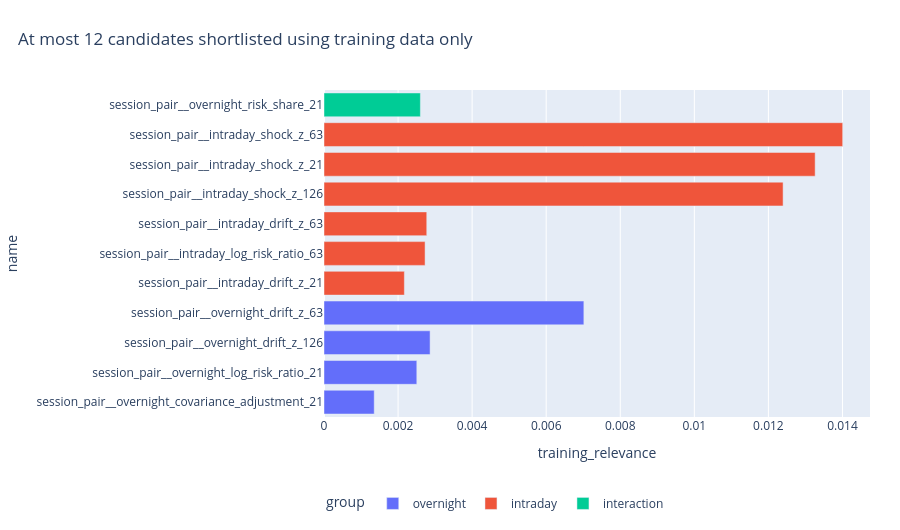

The notebook cell this image was saved under:
### Markdown cell above
## 3. Shortlist for later ablations

### Code cell
figures[2][1].show(renderer='plotly_mimetype')

### Figure 1 — Plotly figure (JSON) as saved in the notebook; plotly's stock layout.template omitted (floating-point values rounded to 4 significant figures)
{"data": [{"hovertemplate": "group=overnight<br>training_relevance=%{x}<br>name=%{y}<extra></extra>", "legendgroup": "overnight", "marker": {"color": "#636efa", "pattern": {"shape": ""}}, "name": "overnight", "orientation": "h", "showlegend": true, "textposition": "auto", "type": "bar", "x": [0.001356, 0.002506, 0.002865, 0.007017], "xaxis": "x", "y": ["session_pair__overnight_covariance_adjustment_21", "session_pair__overnight_log_risk_ratio_21", "session_pair__overnight_drift_z_126", "session_pair__overnight_drift_z_63"], "yaxis": "y"}, {"hovertemplate": "group=intraday<br>training_relevance=%{x}<br>name=%{y}<extra></extra>", "legendgroup": "intraday", "marker": {"color": "#EF553B", "pattern": {"shape": ""}}, "name": "intraday", "orientation": "h", "showlegend": true, "textposition": "auto", "type": "bar", "x": [0.00217, 0.002729, 0.002775, 0.0124, 0.01326, 0.01401], "xaxis": "x", "y": ["session_pair__intraday_drift_z_21", "session_pair__intraday_log_risk_ratio_63", "session_pair__intraday_drift_z_63", "session_pair__intraday_shock_z_126", "session_pair__intraday_shock_z_21", "session_pair__intraday_shock_z_63"], "yaxis": "y"}, {"hovertemplate": "group=interaction<br>training_relevance=%{x}<br>name=%{y}<extra></extra>", "legendgroup": "interaction", "marker": {"color": "#00cc96", "pattern": {"shape": ""}}, "name": "interaction", "orientation": "h", "showlegend": true, "textposition": "auto", "type": "bar", "x": [0.002602], "xaxis": "x", "y": ["session_pair__overnight_risk_share_21"], "yaxis": "y"}], "layout": {"barmode": "relative", "height": 530, "legend": {"orientation": "h", "title": {"text": "group"}, "tracegroupgap": 0, "y": -0.22}, "margin": {"b": 100, "l": 280, "r": 30, "t": 90}, "title": {"text": "At most 12 candidates shortlisted using training data only", "x": 0.02}, "xaxis": {"anchor": "y", "domain": [0, 1], "title": {"text": "training_relevance"}}, "yaxis": {"anchor": "x", "domain": [0, 1], "title": {"text": "name"}}}}
